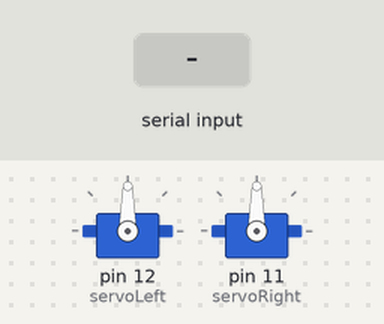
A sketch run on a simulated Arduino Uno, built with avr-gcc and run on an emulated ATmega328P. Shown: 2 × servo. The test bench sets the inputs (shaded band). What the sketch prints to the serial monitor is not drawn.

Above: at 1.2 s.
1.3 s: "30,150\n" received over Serial
At 3.4 s:
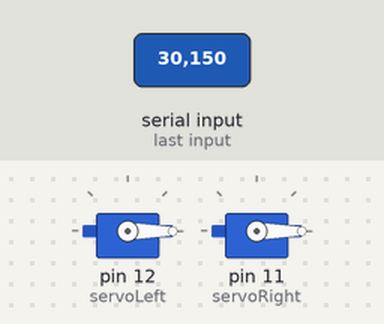
3.8 s: "90,45\n" received over Serial
At 4.6 s:
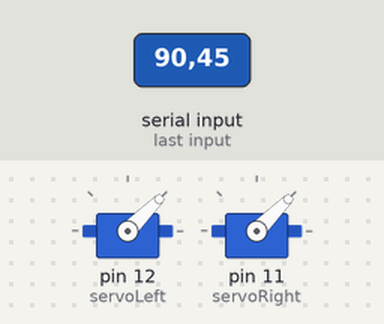
6.3 s: "200\n" received over Serial
At 7.0 s:
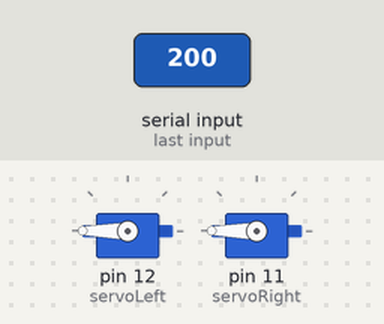
Timing chart, 0 to 9.3 s (numbered marks = the images above; inputs shaded):
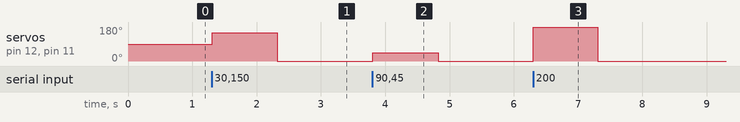

Measured:
- after the input at 1.3 s, servo on pin 12 (servoLeft), servo on pin 11 (servoRight): 90° → 150° at once, → 0° 1.0 s later
- after the input at 3.8 s, servo on pin 12 (servoLeft), servo on pin 11 (servoRight): 0° → 45° at once, → 0° 1.0 s later
- after the input at 6.3 s, servo on pin 12 (servoLeft), servo on pin 11 (servoRight): 0° → 180° at once, → 0° 1.0 s later

The sketch:

BothServosStayStill.ino
```cpp
/*
Generate signals to make both servos stay still.
*/

#include <Servo.h>

Servo servoLeft;
Servo servoRight;

void setup() {
  Serial.begin(9600);

  // Attach left siganl to pin 12
  servoLeft.attach(12);
  // Attach right siganl to pin 11
  servoRight.attach(11);
  // 90 degree stay still angle
  servoLeft.write(90);
  servoRight.write(90);
}


void loop() {
  Serial.print("Enter an angle: ");

  while(Serial.available() == 0);
  float angle = Serial.parseFloat();

  Serial.print("Setting angle to: ");
  Serial.println(angle);

  servoLeft.write(angle);
  servoRight.write(angle);
}
```
